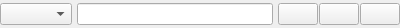
<ui version="4.0" >
 <class>ReferenceWidget</class>
 <widget class="QWidget" name="ReferenceWidget" >
  <property name="geometry" >
   <rect>
    <x>0</x>
    <y>0</y>
    <width>400</width>
    <height>28</height>
   </rect>
  </property>
  <property name="sizePolicy" >
   <sizepolicy vsizetype="Fixed" hsizetype="Expanding" >
    <horstretch>0</horstretch>
    <verstretch>0</verstretch>
   </sizepolicy>
  </property>
  <property name="windowTitle" >
   <string>Form</string>
  </property>
  <layout class="QHBoxLayout" >
   <property name="spacing" >
    <number>5</number>
   </property>
   <property name="margin" >
    <number>0</number>
   </property>
   <item>
    <widget class="QComboBox" name="uiModel" />
   </item>
   <item>
    <widget class="QLineEdit" name="uiText" />
   </item>
   <item>
    <layout class="QHBoxLayout" >
     <property name="spacing" >
      <number>1</number>
     </property>
     <item>
      <widget class="QPushButton" name="pushClear" >
       <property name="sizePolicy" >
        <sizepolicy vsizetype="Fixed" hsizetype="Fixed" >
         <horstretch>0</horstretch>
         <verstretch>0</verstretch>
        </sizepolicy>
       </property>
       <property name="toolTip" >
        <string>Clear</string>
       </property>
       <property name="icon" >
        <iconset resource="common.qrc" >:/images/images/trash.png</iconset>
       </property>
      </widget>
     </item>
     <item>
      <widget class="QPushButton" name="pushNew" >
       <property name="sizePolicy" >
        <sizepolicy vsizetype="Fixed" hsizetype="Fixed" >
         <horstretch>0</horstretch>
         <verstretch>0</verstretch>
        </sizepolicy>
       </property>
       <property name="toolTip" >
        <string>New</string>
       </property>
       <property name="icon" >
        <iconset resource="common.qrc" >:/images/images/new.png</iconset>
       </property>
      </widget>
     </item>
     <item>
      <widget class="QPushButton" name="pushOpen" >
       <property name="sizePolicy" >
        <sizepolicy vsizetype="Fixed" hsizetype="Fixed" >
         <horstretch>0</horstretch>
         <verstretch>0</verstretch>
        </sizepolicy>
       </property>
       <property name="toolTip" >
        <string>Open</string>
       </property>
       <property name="icon" >
        <iconset resource="common.qrc" >:/images/images/find.png</iconset>
       </property>
      </widget>
     </item>
    </layout>
   </item>
  </layout>
 </widget>
 <resources>
  <include location="common.qrc" />
 </resources>
 <connections/>
</ui>
